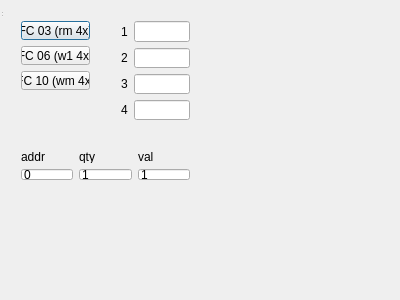
<?xml version="1.0" encoding="UTF-8"?>
<ui version="4.0">
 <class>ModbusExample</class>
 <widget class="QDialog" name="ModbusExample">
  <property name="geometry">
   <rect>
    <x>0</x>
    <y>0</y>
    <width>400</width>
    <height>300</height>
   </rect>
  </property>
  <property name="windowTitle">
   <string>ZModbus</string>
  </property>
  <widget class="QWidget" name="centralWidget" native="true">
   <property name="geometry">
    <rect>
     <x>0</x>
     <y>0</y>
     <width>211</width>
     <height>201</height>
    </rect>
   </property>
   <widget class="QWidget" name="gridLayoutWidget">
    <property name="geometry">
     <rect>
      <x>10</x>
      <y>140</y>
      <width>191</width>
      <height>51</height>
     </rect>
    </property>
    <layout class="QGridLayout" name="gridLayout_2">
     <item row="1" column="1">
      <widget class="QLineEdit" name="qtyEdit">
       <property name="text">
        <string>1</string>
       </property>
      </widget>
     </item>
     <item row="0" column="0">
      <widget class="QLabel" name="label_5">
       <property name="text">
        <string>addr</string>
       </property>
      </widget>
     </item>
     <item row="0" column="1">
      <widget class="QLabel" name="label_6">
       <property name="text">
        <string>qty</string>
       </property>
      </widget>
     </item>
     <item row="1" column="0">
      <widget class="QLineEdit" name="addrEdit">
       <property name="text">
        <string>0</string>
       </property>
      </widget>
     </item>
     <item row="1" column="2">
      <widget class="QLineEdit" name="valEdit">
       <property name="text">
        <string>1</string>
       </property>
      </widget>
     </item>
     <item row="0" column="2">
      <widget class="QLabel" name="label_7">
       <property name="text">
        <string>val</string>
       </property>
      </widget>
     </item>
    </layout>
   </widget>
   <widget class="QWidget" name="layoutWidget">
    <property name="geometry">
     <rect>
      <x>110</x>
      <y>10</y>
      <width>91</width>
      <height>121</height>
     </rect>
    </property>
    <layout class="QGridLayout" name="gridLayout">
     <item row="3" column="0">
      <widget class="QLabel" name="label_4">
       <property name="text">
        <string>4</string>
       </property>
      </widget>
     </item>
     <item row="1" column="0">
      <widget class="QLabel" name="label_2">
       <property name="text">
        <string>2</string>
       </property>
      </widget>
     </item>
     <item row="0" column="0">
      <widget class="QLabel" name="label">
       <property name="text">
        <string>1</string>
       </property>
      </widget>
     </item>
     <item row="3" column="1">
      <widget class="QLineEdit" name="lineEdit_4"/>
     </item>
     <item row="0" column="1">
      <widget class="QLineEdit" name="lineEdit_1"/>
     </item>
     <item row="2" column="1">
      <widget class="QLineEdit" name="lineEdit_3"/>
     </item>
     <item row="1" column="1">
      <widget class="QLineEdit" name="lineEdit_2"/>
     </item>
     <item row="2" column="0">
      <widget class="QLabel" name="label_3">
       <property name="text">
        <string>3</string>
       </property>
      </widget>
     </item>
    </layout>
   </widget>
   <widget class="QWidget" name="verticalLayoutWidget">
    <property name="geometry">
     <rect>
      <x>10</x>
      <y>10</y>
      <width>91</width>
      <height>91</height>
     </rect>
    </property>
    <layout class="QVBoxLayout" name="verticalLayout">
     <item>
      <widget class="QPushButton" name="FC03_Button">
       <property name="text">
        <string>FC 03 (rm 4x)</string>
       </property>
      </widget>
     </item>
     <item>
      <widget class="QPushButton" name="FC06_Button">
       <property name="text">
        <string>FC 06 (w1 4x)</string>
       </property>
      </widget>
     </item>
     <item>
      <widget class="QPushButton" name="FC10_Button">
       <property name="text">
        <string>FC 10 (wm 4x)</string>
       </property>
      </widget>
     </item>
    </layout>
   </widget>
  </widget>
  <widget class="QToolBar" name="mainToolBar">
   <property name="geometry">
    <rect>
     <x>0</x>
     <y>0</y>
     <width>4</width>
     <height>12</height>
    </rect>
   </property>
  </widget>
  <widget class="QStatusBar" name="statusBar">
   <property name="geometry">
    <rect>
     <x>0</x>
     <y>0</y>
     <width>3</width>
     <height>18</height>
    </rect>
   </property>
  </widget>
 </widget>
 <layoutdefault spacing="6" margin="11"/>
 <resources/>
 <connections/>
</ui>
